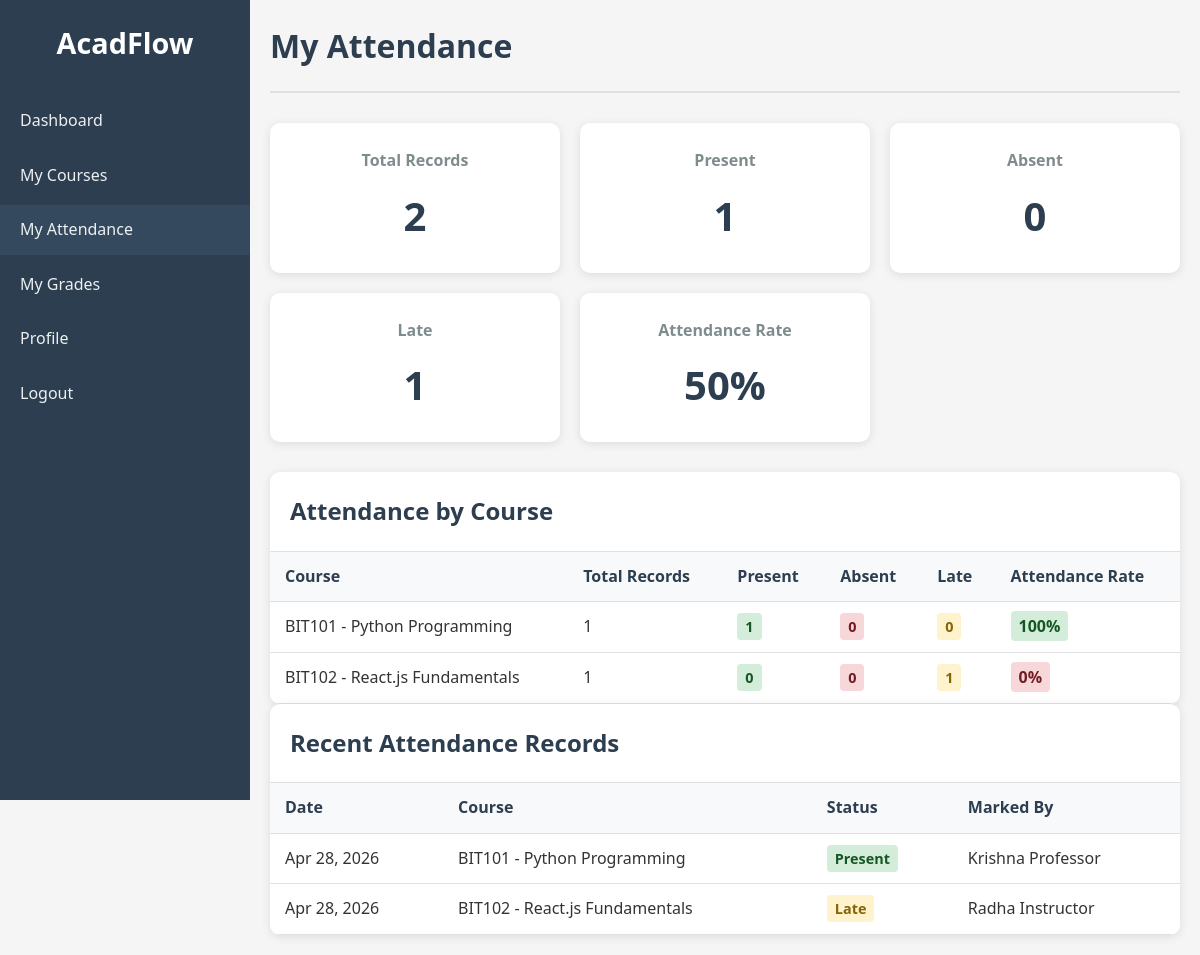
The page /student/attendance.php (signed in) on the database its author committed.
### tables this page shows
CREATE TABLE attendance (
    id INT AUTO_INCREMENT PRIMARY KEY,
    student_id INT NOT NULL,
    course_id INT NOT NULL,
    date DATE NOT NULL,
    status ENUM('present', 'absent', 'late') NOT NULL,
    marked_by INT NOT NULL,
    created_at TIMESTAMP DEFAULT CURRENT_TIMESTAMP,
    FOREIGN KEY (student_id) REFERENCES users(id) ON DELETE CASCADE,
    FOREIGN KEY (course_id) REFERENCES courses(id) ON DELETE CASCADE,
    FOREIGN KEY (marked_by) REFERENCES users(id) ON DELETE CASCADE,
    UNIQUE KEY unique_attendance (student_id, course_id, date)
);

CREATE TABLE courses (
    id INT AUTO_INCREMENT PRIMARY KEY,
    course_code VARCHAR(20) UNIQUE NOT NULL,
    course_name VARCHAR(100) NOT NULL,
    description TEXT,
    teacher_id INT,
    created_at TIMESTAMP DEFAULT CURRENT_TIMESTAMP,
    FOREIGN KEY (teacher_id) REFERENCES users(id) ON DELETE SET NULL
);

CREATE TABLE users (
    id INT AUTO_INCREMENT PRIMARY KEY,
    first_name VARCHAR(50) NOT NULL,
    last_name VARCHAR(50) NOT NULL,
    email VARCHAR(100) UNIQUE NOT NULL,
    password VARCHAR(255) NOT NULL,
    role ENUM('admin', 'teacher', 'student') NOT NULL,
    profile_photo VARCHAR(255) DEFAULT NULL,
    created_at TIMESTAMP DEFAULT CURRENT_TIMESTAMP,
    updated_at TIMESTAMP DEFAULT CURRENT_TIMESTAMP ON UPDATE CURRENT_TIMESTAMP
);

### student/attendance.php (the view, shortened to what this page needs)
<?php
require_once '../config/database.php';
$user_id = $_SESSION['user_id'];
$attendance_sql = "SELECT a.*, c.course_code, c.course_name, u.first_name, u.last_name
                   FROM attendance a
                   JOIN courses c ON a.course_id = c.id
                   JOIN users u ON a.marked_by = u.id
                   WHERE a.student_id = ?
                   ORDER BY a.date DESC, c.course_name";
$attendance_stmt = $conn->prepare($attendance_sql);
$attendance_stmt->bind_param("i", $user_id);
$attendance_stmt->execute();
$attendance_records = $attendance_stmt->get_result()->fetch_all(MYSQLI_ASSOC);
$total_records = count($attendance_records);
$present_count = 0;
$absent_count = 0;
$late_count = 0;
foreach ($attendance_records as $record) {
    switch ($record['status']) {
        case 'present':
            $present_count++;
            break;
        case 'late':
            $late_count++;
            break;
    }
}
$attendance_percentage = $total_records > 0 ? round(($present_count / $total_records) * 100, 1) : 0;
$course_attendance_sql = "SELECT c.course_code, c.course_name,
                          COUNT(*) as total_records,
                          SUM(CASE WHEN a.status = 'present' THEN 1 ELSE 0 END) as present_count,
                          SUM(CASE WHEN a.status = 'absent' THEN 1 ELSE 0 END) as absent_count,
                          SUM(CASE WHEN a.status = 'late' THEN 1 ELSE 0 END) as late_count
                          FROM attendance a
                          JOIN courses c ON a.course_id = c.id
                          WHERE a.student_id = ?
                          GROUP BY c.id
                          ORDER BY c.course_name";
$course_attendance_stmt = $conn->prepare($course_attendance_sql);
$course_attendance_stmt->bind_param("i", $user_id);
$course_attendance_stmt->execute();
$course_attendance = $course_attendance_stmt->get_result()->fetch_all(MYSQLI_ASSOC);
?>
<!DOCTYPE html>
<html lang="en">
<head>
    <link rel="stylesheet" href="../assets/css/style.css">
</head>
<body>
    <div class="dashboard-container">
        <aside class="sidebar">
            <div class="sidebar-header">
                <h2>AcadFlow</h2>
            </div>
            <nav class="sidebar-nav">
                <ul>
                    <li><a href="../dashboard.php">Dashboard</a></li>
                    <li><a href="courses.php">My Courses</a></li>
                    <li><a href="attendance.php" class="active">My Attendance</a></li>
                    <li><a href="grades.php">My Grades</a></li>
                    <li><a href="../profile.php">Profile</a></li>
                    <li><a href="../logout.php">Logout</a></li>
                </ul>
            </nav>
        </aside>
        <main class="main-content">
            <header class="main-header">
                <h1>My Attendance</h1>
            </header>
            <div class="stats-grid">
                <div class="stat-card">
                    <h3>Total Records</h3>
                    <p class="stat-number"><?php echo $total_records; ?></p>
                </div>
                <div class="stat-card">
                    <h3>Present</h3>
                    <p class="stat-number"><?php echo $present_count; ?></p>
                </div>
                <div class="stat-card">
                    <h3>Absent</h3>
                    <p class="stat-number"><?php echo $absent_count; ?></p>
                </div>
                <div class="stat-card">
                    <h3>Late</h3>
                    <p class="stat-number"><?php echo $late_count; ?></p>
                </div>
                <div class="stat-card">
                    <h3>Attendance Rate</h3>
                    <p class="stat-number"><?php echo $attendance_percentage; ?>%</p>
                </div>
            </div>
            <?php if (!empty($course_attendance)): ?>
                <div class="table-container">
                    <div class="table-header">
                        <h2>Attendance by Course</h2>
                    </div>
                    <table>
                        <thead>
                            <tr>
                                <th>Course</th>
                                <th>Total Records</th>
                                <th>Present</th>
                                <th>Absent</th>
                                <th>Late</th>
                                <th>Attendance Rate</th>
                            </tr>
                        </thead>
                        <tbody>
                            <?php foreach ($course_attendance as $course): ?>
                                <?php
                                $course_rate = $course['total_records'] > 0 ?
                                    round(($course['present_count'] / $course['total_records']) * 100, 1) : 0;
                                ?>
                                <tr>
                                    <td><?php echo htmlspecialchars($course['course_code'] . ' - ' . $course['course_name']); ?></td>
                                    <td><?php echo $course['total_records']; ?></td>
                                    <td><span class="attendance-badge present"><?php echo $course['present_count']; ?></span></td>
                                    <td><span class="attendance-badge absent"><?php echo $course['absent_count']; ?></span></td>
                                    <td><span class="attendance-badge late"><?php echo $course['late_count']; ?></span></td>
                                    <td>
                                        <span class="attendance-rate <?php echo $course_rate >= 90 ? 'excellent' : ($course_rate >= 80 ? 'good' : ($course_rate >= 70 ? 'average' : 'poor')); ?>">
                                            <?php echo $course_rate; ?>%
                                        </span>
                                    </td>
                                </tr>
                            <?php endforeach; ?>
                        </tbody>
                    </table>
                </div>
            <?php endif; ?>
            <?php if (!empty($attendance_records)): ?>
                <div class="table-container">
                    <div class="table-header">
                        <h2>Recent Attendance Records</h2>
                    </div>
                    <table>
                        <thead>
                            <tr>
                                <th>Date</th>
                                <th>Course</th>
                                <th>Status</th>
                                <th>Marked By</th>
                            </tr>
                        </thead>
                        <tbody>
                            <?php
                            $recent_records = array_slice($attendance_records, 0, 10);
                            foreach ($recent_records as $record):
                            ?>
                                <tr>
                                    <td><?php echo date('M j, Y', strtotime($record['date'])); ?></td>
                                    <td><?php echo htmlspecialchars($record['course_code'] . ' - ' . $record['course_name']); ?></td>
                                    <td>
                                        <span class="status-badge status-<?php echo $record['status']; ?>">
                                            <?php echo ucfirst($record['status']); ?>
                                        </span>
                                    </td>
                                    <td><?php echo htmlspecialchars($record['first_name'] . ' ' . $record['last_name']); ?></td>
                                </tr>
                            <?php endforeach; ?>
                        </tbody>
                    </table>
                </div>
            <?php else: ?>
                <div class="alert alert-error">No attendance records found.</div>
            <?php endif; ?>
        </main>
    </div>
</body>
</html>

### assets/css/style.css (style rules this page uses)
* { margin: 0; padding: 0; box-sizing: border-box; }
body { font-family: 'Segoe UI', Tahoma, Geneva, Verdana, sans-serif; line-height: 1.6; color: #333; background-color: #f5f5f5; }
.dashboard-container { display: flex; min-height: 100vh; }
.sidebar { width: 250px; background-color: #2c3e50; color: white; padding: 20px 0; position: fixed; height: 100vh; overflow-y: auto; }
.sidebar-header h2 { text-align: center; margin-bottom: 30px; font-size: 1.8rem; }
.sidebar-nav ul { list-style: none; }
.sidebar-nav li { margin-bottom: 5px; }
.sidebar-nav a { display: block; padding: 12px 20px; color: #ecf0f1; text-decoration: none; transition: background-color 0.3s ease; }
.sidebar-nav a:hover, .sidebar-nav a.active { background-color: #34495e; }
.main-content { flex: 1; margin-left: 250px; padding: 20px; }
.main-header { display: flex; justify-content: space-between; align-items: center; margin-bottom: 30px; padding-bottom: 20px; border-bottom: 2px solid #e0e0e0; }
.main-header h1 { color: #2c3e50; font-size: 2rem; }
.stats-grid { display: grid; grid-template-columns: repeat(auto-fit, minmax(250px, 1fr)); gap: 20px; margin-bottom: 30px; }
.stat-card { background: white; padding: 25px; border-radius: 10px; box-shadow: 0 2px 10px rgba(0, 0, 0, 0.1); text-align: center; }
.stat-card h3 { color: #7f8c8d; margin-bottom: 10px; font-size: 1rem; }
.stat-number { font-size: 2.5rem; font-weight: bold; color: #2c3e50; }
.table-container { background: white; border-radius: 10px; box-shadow: 0 2px 10px rgba(0, 0, 0, 0.1); overflow: hidden; }
.table-header { padding: 20px; border-bottom: 1px solid #e0e0e0; display: flex; justify-content: space-between; align-items: center; }
.table-header h2 { color: #2c3e50; }
table { width: 100%; border-collapse: collapse; }
th, td { padding: 12px 15px; text-align: left; border-bottom: 1px solid #e0e0e0; }
th { background-color: #f8f9fa; font-weight: 600; color: #2c3e50; }

### student/attendance.php (style rules this page uses)
.attendance-badge { padding: 4px 8px; border-radius: 4px; font-weight: 600; font-size: 0.9rem; }
.attendance-badge.present { background-color: #d4edda; color: #155724; }
.attendance-badge.absent { background-color: #f8d7da; color: #721c24; }
.attendance-badge.late { background-color: #fff3cd; color: #856404; }
.attendance-rate { padding: 4px 8px; border-radius: 4px; font-weight: 600; }
.attendance-rate.excellent { background-color: #d4edda; color: #155724; }
.attendance-rate.poor { background-color: #f8d7da; color: #721c24; }
.status-badge { padding: 4px 8px; border-radius: 4px; font-weight: 600; font-size: 0.9rem; }
.status-badge.status-present { background-color: #d4edda; color: #155724; }
.status-badge.status-late { background-color: #fff3cd; color: #856404; }

### rows shown on the page
attendance: date "Apr 28, 2026", course.course_name "BIT101 - Python Programming", status "Present", marked_by.last_name "Krishna Professor"
attendance: date "Apr 28, 2026", course.course_name "BIT102 - React.js Fundamentals", status "Late", marked_by.last_name "Radha Instructor"

### other values the page prints
$total_records "2"
$present_count "1"
$absent_count "0"
$late_count "1"
$attendance_percentage "50"
$course['course_code'] . ' - ' . $course['course_name'] "BIT101 - Python Programming"
$course['total_records'] "1"
$course['present_count'] "1"
$course['absent_count'] "0"
$course['late_count'] "0"
$course_rate "100"
$course['course_code'] . ' - ' . $course['course_name'] "BIT102 - React.js Fundamentals"
$course['present_count'] "0"
$course['late_count'] "1"
$course_rate "0"
